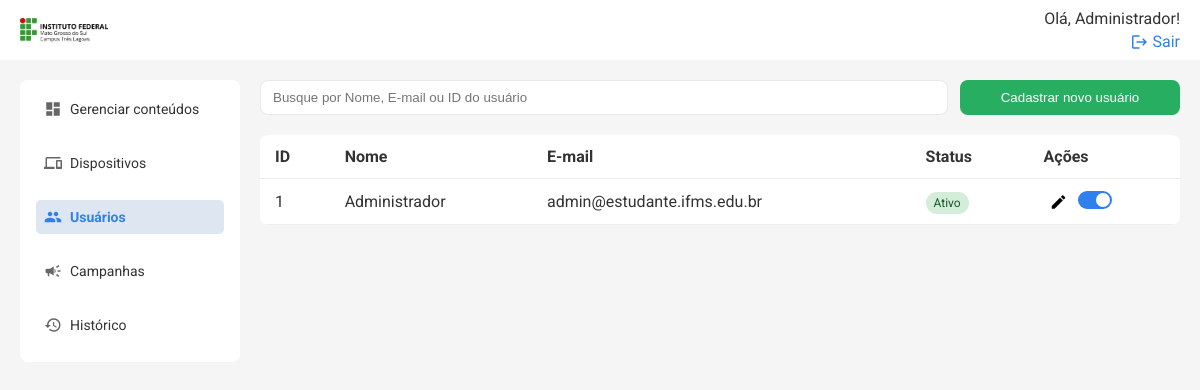
The page /api/users/list (signed in) on the database as committed earlier.
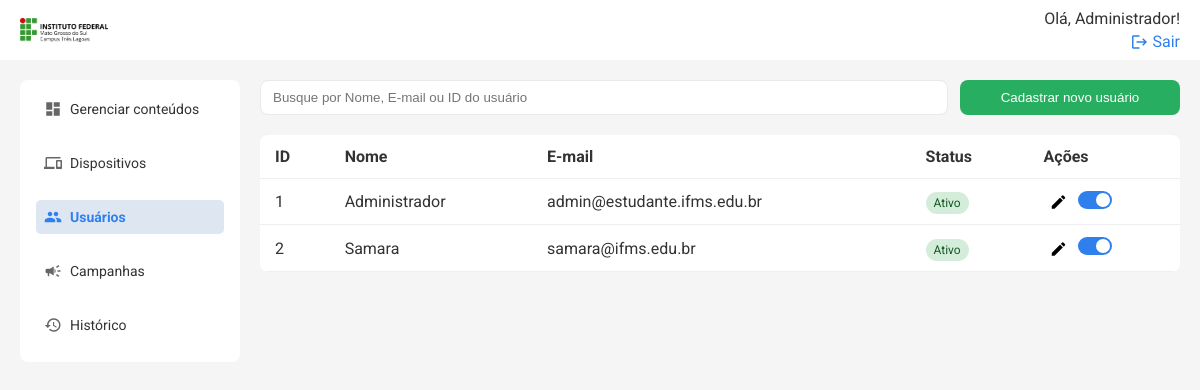
The same page on the database as committed later.
### models.py (models this page shows)
class User(db.Model):
    id = db.Column(db.Integer, primary_key=True)
    name = db.Column(db.String(50), nullable=False)
    email = db.Column(db.String(120), nullable=False, unique=True)
    status = db.Column(db.String(10), nullable=False, default='Ativo')
    senha = db.Column(db.String(100), nullable=False)
    logUser = db.relationship('Log', backref=db.backref('user'))
    is_admin = db.Column(db.Boolean, default=False)
    @property
    def is_active(self):
        return self.status == 'Ativo'

### routes/users.py (the view)
@users_bp.route('/list', methods=['GET'])
@login_required
@admin_required
def listar_usuarios():
    users = User.query.all()
    return render_template('usuarios.html', users=users, current_user_id=session.get('user_id'))

### templates/usuarios.html (shortened to what this page needs)
{% extends 'base.html' %} {% block title %}Usuários{% endblock %} {% block
content %}
<div class="search-cta">
    <input
        type="text"
        placeholder="Busque por Nome, E-mail ou ID do usuário"
        class="search"
        id="buscaUsuarios"
    />
    <button class="btn" onclick="openModal()">Cadastrar novo usuário</button>
</div>
<table class="table">
    <thead>
        <tr>
            <th>ID</th>
            <th>Nome</th>
            <th>E-mail</th>
            <th>Status</th>
            <th>Ações</th>
        </tr>
    </thead>
    <tbody id="userTableBody">
        {% for user in users %}
        <tr>
            <td>{{ user.id }}</td>
            <td>{{ user.name }}</td>
            <td>{{ user.email }}</td>
            <td>
                <span
                    class="status {{ 'ativo' if user.is_active else 'inativo' }}"
                >
                    {{ 'Ativo' if user.is_active else 'Inativo' }}
                </span>
            </td>
            <td>
                <button
                    class="edit"
                    title="Editar usuário"
                    onclick="editUser('{{ user.id }}')"
                >
                    <span class="material-icons">edit</span>
                </button>
                <label class="switch" title="Ativar/Inativar usuário">
                    <span class="slider"></span>
                </label>
            </td>
        </tr>
        {% endfor %}
    </tbody>
</table>
{% endblock %}

### templates/topo.html (shortened to what this page needs)
<header class="topbar">
    <a href="{{ url_for('conteudos.listar_conteudos') }}" class="logo-topo">
        <img
            src="{{ url_for('static', filename='images/logo-ifms-tl.png') }}"
            alt="IFMS Logo"
            style="height: 24px; vertical-align: middle; margin-right: 8px"
        />
    </a>
    <div class="profile">
        {% if session['user_name'] %}
        <span>Olá, {{ session['user_name'] }}!</span>
        <a href="{{ url_for('auth.logout') }}">
            <span class="material-icons">logout</span>
            Sair
        </a>
        {% else %}
        <a href="{{ url_for('auth.login_usuario') }}">Entrar</a>
        {% endif %}
    </div>
</header>

Rows that differ between the two databases and show on the page:
added User: id "2", name "Samara", email "samara@ifms.edu.br", status "Ativo"
